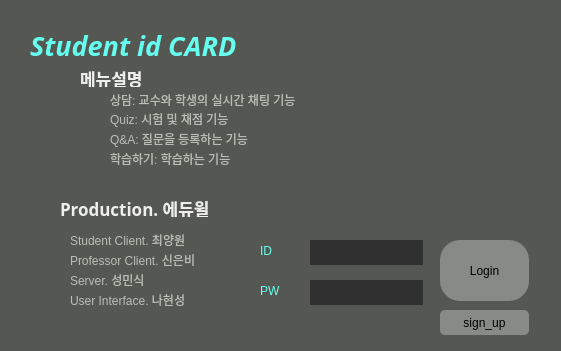
   <widget class="QWidget" name="login_widget" native="true">
    <property name="geometry">
     <rect>
      <x>260</x>
      <y>100</y>
      <width>561</width>
      <height>351</height>
     </rect>
    </property>
    <property name="styleSheet">
     <string notr="true">background-color: rgb(85, 87, 83);
border-radius: 25px;
</string>
    </property>
    <widget class="QLabel" name="label_2">
     <property name="geometry">
      <rect>
       <x>260</x>
       <y>240</y>
       <width>31</width>
       <height>21</height>
      </rect>
     </property>
     <property name="styleSheet">
      <string notr="true">color: rgb(101, 255, 240);</string>
     </property>
     <property name="text">
      <string>ID</string>
     </property>
    </widget>
    <widget class="QLabel" name="label_3">
     <property name="geometry">
      <rect>
       <x>260</x>
       <y>280</y>
       <width>31</width>
       <height>21</height>
      </rect>
     </property>
     <property name="styleSheet">
      <string notr="true">color: rgb(101, 255, 240);</string>
     </property>
     <property name="text">
      <string>PW</string>
     </property>
    </widget>
    <widget class="QLineEdit" name="login_id">
     <property name="geometry">
      <rect>
       <x>310</x>
       <y>240</y>
       <width>113</width>
       <height>25</height>
      </rect>
     </property>
     <property name="styleSheet">
      <string notr="true">color: rgb(238, 238, 236);
background-color: rgb(49, 48, 48);
</string>
     </property>
    </widget>
    <widget class="QLineEdit" name="login_pw">
     <property name="geometry">
      <rect>
       <x>310</x>
       <y>280</y>
       <width>113</width>
       <height>25</height>
      </rect>
     </property>
     <property name="styleSheet">
      <string notr="true">color: rgb(238, 238, 236);
background-color: rgb(49, 48, 48);
</string>
     </property>
    </widget>
    <widget class="QPushButton" name="login_btn">
     <property name="geometry">
      <rect>
       <x>440</x>
       <y>240</y>
       <width>89</width>
       <height>61</height>
      </rect>
     </property>
     <property name="palette">
      <palette>
       <active>
        <colorrole role="Button">
         <brush brushstyle="SolidPattern">
          <color alpha="255">
           <red>136</red>
           <green>138</green>
           <blue>133</blue>
          </color>
         </brush>
        </colorrole>
        <colorrole role="Base">
         <brush brushstyle="SolidPattern">
          <color alpha="255">
           <red>136</red>
           <green>138</green>
           <blue>133</blue>
          </color>
         </brush>
        </colorrole>
        <colorrole role="Window">
         <brush brushstyle="SolidPattern">
          <color alpha="255">
           <red>136</red>
           <green>138</green>
           <blue>133</blue>
          </color>
         </brush>
        </colorrole>
       </active>
       <inactive>
        <colorrole role="Button">
         <brush brushstyle="SolidPattern">
          <color alpha="255">
           <red>136</red>
           <green>138</green>
           <blue>133</blue>
          </color>
         </brush>
        </colorrole>
        <colorrole role="Base">
         <brush brushstyle="SolidPattern">
          <color alpha="255">
           <red>136</red>
           <green>138</green>
           <blue>133</blue>
          </color>
         </brush>
        </colorrole>
        <colorrole role="Window">
         <brush brushstyle="SolidPattern">
          <color alpha="255">
           <red>136</red>
           <green>138</green>
           <blue>133</blue>
          </color>
         </brush>
        </colorrole>
       </inactive>
       <disabled>
        <colorrole role="Button">
         <brush brushstyle="SolidPattern">
          <color alpha="255">
           <red>136</red>
           <green>138</green>
           <blue>133</blue>
          </color>
         </brush>
        </colorrole>
        <colorrole role="Base">
         <brush brushstyle="SolidPattern">
          <color alpha="255">
           <red>136</red>
           <green>138</green>
           <blue>133</blue>
          </color>
         </brush>
        </colorrole>
        <colorrole role="Window">
         <brush brushstyle="SolidPattern">
          <color alpha="255">
           <red>136</red>
           <green>138</green>
           <blue>133</blue>
          </color>
         </brush>
        </colorrole>
       </disabled>
      </palette>
     </property>
     <property name="styleSheet">
      <string notr="true">QPushButton{
background-color: rgb(136, 138, 133);
border-style: solid;
border-radius: 20px
}
QPushButton:hover{
background-color: rgb(180, 255, 255);
border-style: solid;
border-radius: 20px}

QPushButton:pressed{
background-color: rgb(100, 255, 255);
border-style: solid;
border-radius: 20px}
</string>
     </property>
     <property name="text">
      <string>Login</string>
     </property>
    </widget>
    <widget class="QPushButton" name="sign_up_btn">
     <property name="geometry">
      <rect>
       <x>440</x>
       <y>310</y>
       <width>89</width>
       <height>25</height>
      </rect>
     </property>
     <property name="styleSheet">
      <string notr="true">QPushButton{
background-color: rgb(136, 138, 133);
border-style: solid;
border-radius: 5px
}
QPushButton:hover{
background-color: rgb(180, 255, 255);
border-style: solid;
border-radius: 5px}

QPushButton:pressed{
background-color: rgb(100, 255, 255);
border-style: solid;
border-radius: 5px}
</string>
     </property>
     <property name="text">
      <string>sign_up</string>
     </property>
    </widget>
    <widget class="QLabel" name="label_4">
     <property name="geometry">
      <rect>
       <x>30</x>
       <y>30</y>
       <width>281</width>
       <height>31</height>
      </rect>
     </property>
     <property name="font">
      <font>
       <family>Ubuntu Condensed</family>
       <pointsize>20</pointsize>
       <weight>75</weight>
       <italic>true</italic>
       <bold>true</bold>
      </font>
     </property>
     <property name="styleSheet">
      <string notr="true">color: rgb(101, 255, 240);</string>
     </property>
     <property name="text">
      <string>Student id CARD</string>
     </property>
    </widget>
    <widget class="QLabel" name="label_47">
     <property name="geometry">
      <rect>
       <x>110</x>
       <y>110</y>
       <width>401</width>
       <height>17</height>
      </rect>
     </property>
     <property name="styleSheet">
      <string notr="true">color: rgb(186, 189, 182);</string>
     </property>
     <property name="text">
      <string>Quiz: 시험 및 채점 기능</string>
     </property>
    </widget>
    <widget class="QLabel" name="label_48">
     <property name="geometry">
      <rect>
       <x>110</x>
       <y>150</y>
       <width>391</width>
       <height>17</height>
      </rect>
     </property>
     <property name="styleSheet">
      <string notr="true">color: rgb(186, 189, 182);</string>
     </property>
     <property name="text">
      <string>학습하기: 학습하는 기능</string>
     </property>
    </widget>
    <widget class="QLabel" name="label_49">
     <property name="geometry">
      <rect>
       <x>80</x>
       <y>70</y>
       <width>67</width>
       <height>17</height>
      </rect>
     </property>
     <property name="font">
      <font>
       <family>Ubuntu Condensed</family>
       <pointsize>13</pointsize>
       <weight>75</weight>
       <bold>true</bold>
      </font>
     </property>
     <property name="styleSheet">
      <string notr="true">color: rgb(238, 238, 236);</string>
     </property>
     <property name="text">
      <string>메뉴설명</string>
     </property>
    </widget>
    <widget class="QLabel" name="label_50">
     <property name="geometry">
      <rect>
       <x>110</x>
       <y>130</y>
       <width>371</width>
       <height>17</height>
      </rect>
     </property>
     <property name="styleSheet">
      <string notr="true">color: rgb(186, 189, 182);</string>
     </property>
     <property name="text">
      <string>Q&amp;A: 질문을 등록하는 기능</string>
     </property>
    </widget>
    <widget class="QLabel" name="label_51">
     <property name="geometry">
      <rect>
       <x>110</x>
       <y>90</y>
       <width>381</width>
       <height>20</height>
      </rect>
     </property>
     <property name="styleSheet">
      <string notr="true">color: rgb(186, 189, 182);</string>
     </property>
     <property name="text">
      <string>상담: 교수와 학생의 실시간 채팅 기능</string>
     </property>
    </widget>
    <widget class="QLabel" name="label_52">
     <property name="geometry">
      <rect>
       <x>60</x>
       <y>200</y>
       <width>161</width>
       <height>17</height>
      </rect>
     </property>
     <property name="font">
      <font>
       <family>Ubuntu Condensed</family>
       <pointsize>13</pointsize>
       <weight>75</weight>
       <bold>true</bold>
      </font>
     </property>
     <property name="styleSheet">
      <string notr="true">
color: rgb(238, 238, 236);</string>
     </property>
     <property name="text">
      <string>Production. 에듀윌</string>
     </property>
    </widget>
    <widget class="QLabel" name="label_53">
     <property name="geometry">
      <rect>
       <x>70</x>
       <y>290</y>
       <width>171</width>
       <height>20</height>
      </rect>
     </property>
     <property name="styleSheet">
      <string notr="true">color: rgb(186, 189, 182);</string>
     </property>
     <property name="text">
      <string>User Interface. 나현성</string>
     </property>
    </widget>
    <widget class="QLabel" name="label_54">
     <property name="geometry">
      <rect>
       <x>70</x>
       <y>230</y>
       <width>171</width>
       <height>20</height>
      </rect>
     </property>
     <property name="styleSheet">
      <string notr="true">color: rgb(186, 189, 182);</string>
     </property>
     <property name="text">
      <string>Student Client. 최양원</string>
     </property>
    </widget>
    <widget class="QLabel" name="label_55">
     <property name="geometry">
      <rect>
       <x>70</x>
       <y>250</y>
       <width>171</width>
       <height>20</height>
      </rect>
     </property>
     <property name="styleSheet">
      <string notr="true">color: rgb(186, 189, 182);</string>
     </property>
     <property name="text">
      <string>Professor Client. 신은비</string>
     </property>
    </widget>
    <widget class="QLabel" name="label_56">
     <property name="geometry">
      <rect>
       <x>70</x>
       <y>270</y>
       <width>171</width>
       <height>20</height>
      </rect>
     </property>
     <property name="styleSheet">
      <string notr="true">color: rgb(186, 189, 182);</string>
     </property>
     <property name="text">
      <string>Server. 성민식</string>
     </property>
    </widget>
    <zorder>label_47</zorder>
    <zorder>label_2</zorder>
    <zorder>label_3</zorder>
    <zorder>login_id</zorder>
    <zorder>login_pw</zorder>
    <zorder>login_btn</zorder>
    <zorder>sign_up_btn</zorder>
    <zorder>label_4</zorder>
    <zorder>label_48</zorder>
    <zorder>label_49</zorder>
    <zorder>label_50</zorder>
    <zorder>label_51</zorder>
    <zorder>label_52</zorder>
    <zorder>label_53</zorder>
    <zorder>label_54</zorder>
    <zorder>label_55</zorder>
    <zorder>label_56</zorder>
   </widget>
